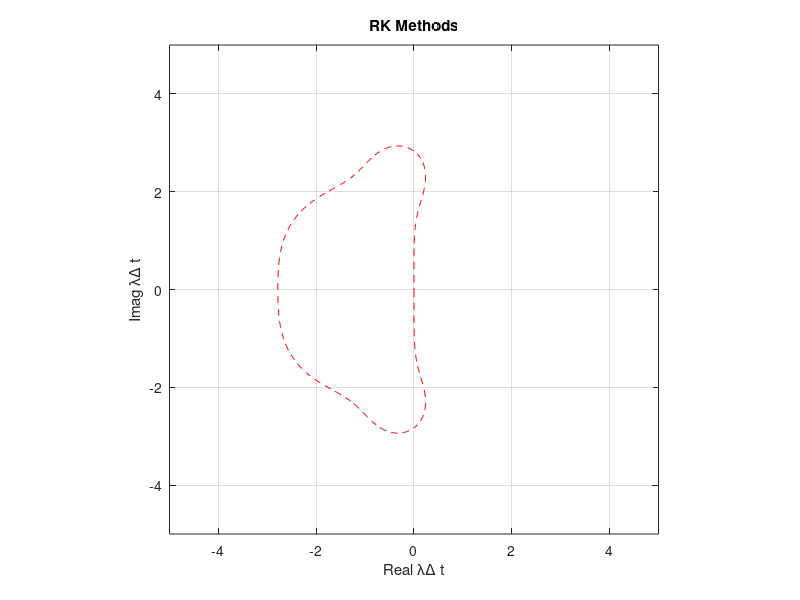

Source code (MATLAB):
clc
clear all
% Specify x range and number of points
 x0 = -5; x1 = 5; Nx = 301;
 % Specify y range and number of points
 y0 = -5; y1 =5; Ny = 301;
 % Construct mesh
 xv = linspace(x0,x1,Nx);
 yv = linspace(y0,y1,Ny);
 [x,y] = meshgrid(xv,yv);
 % Calculate z
 z = x + i*y;
 %Euler growth factor
 %g = 1 + z; % z=h*lambda
 %Rk2  growth factor
 %g = 1 + z+ z.^2/factorial(2); 
 %Rk4 growth factor
 g = 1 + z+ z.^2/factorial(2)+z.^3/factorial(3)+z.^4/factorial(4);   
 
 %Rk6 growth factor
 %g = 1 + z+ z.^2/factorial(2)+z.^3/factorial(3)+z.^4/factorial(4)+z.^5/factorial(5)+z.^6/factorial(6);  
 % Calculate magnitude of g
 gmag = abs(g);
 % Plot contours of gmag
 contour(x,y,gmag,[1 1],'r--'); 
 axis([x0,x1,y0,y1]);
 axis('square');
 xlabel('Real \lambda\Delta t');
 ylabel('Imag \lambda\Delta t');
 title('RK Methods') 
 grid on;

 